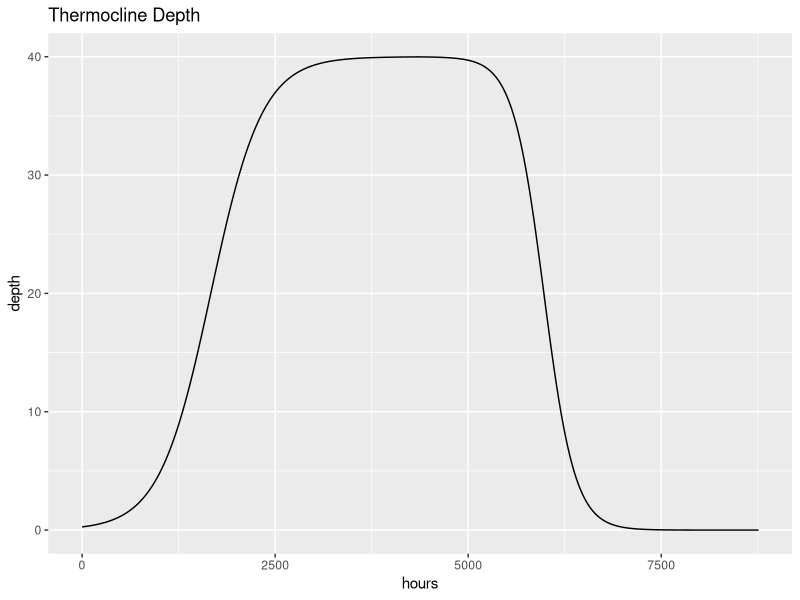
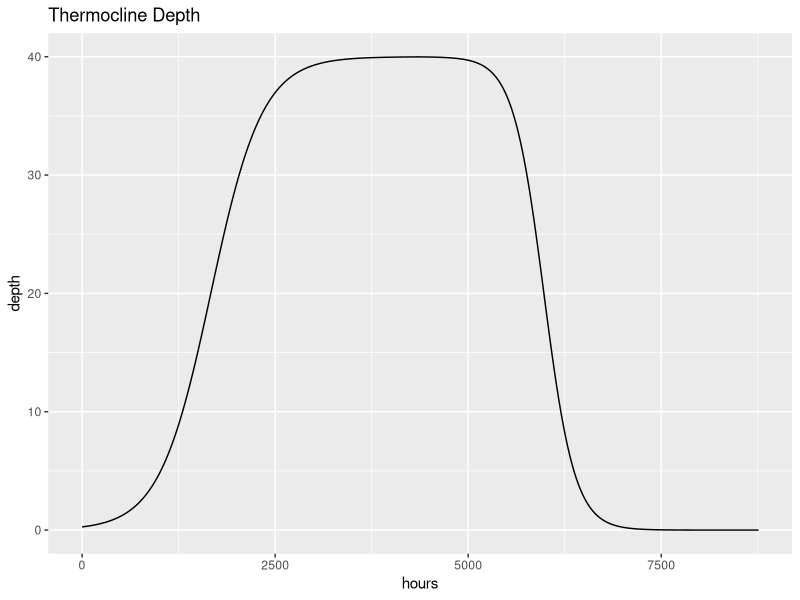

These charts were generated, in order, by the following R code:
## ---- chunk 1
thermoclineDist = function(t){
  maxThermDepth = 40
  if (t < (2190*2)) { #Winter + Spring
    n1 = .003
    n2 = -5
    x = t 
    dist = (maxThermDepth)/(1 + exp(-(n2 + n1*x)))   
  } else { #Summer+ fall
    n1 = .005
    n2 = -8
    x = t - (2190*2)
    dist = (-maxThermDepth)/(1 + exp(-(n2 + n1*x))) + maxThermDepth
  }
  return(dist)
}
## ---- chunk 2
hours  = 0:(365*24) 
dist = NULL

for (t in hours){ dist = c(dist, thermoclineDist(t)) }
## ---- chunk 3
library(ggplot2)
## ---- chunk 4
data = cbind(hours, dist) # Wrap the data. 

thermocline = as.data.frame(data)
ggplot(thermocline, aes(x = hours, y = dist)) + geom_line() + 
  labs(title = "Thermocline Depth", y = "depth")

ggsave(filename = "../paperMaterials/figures/pres_thermoclineDepth.pdf", width = 6, height = 2.5)
#write.csv(data, "/Users/Nick/mysisModeling/data/Depth_Thermocline_Hour.csv", row.names=FALSE)
